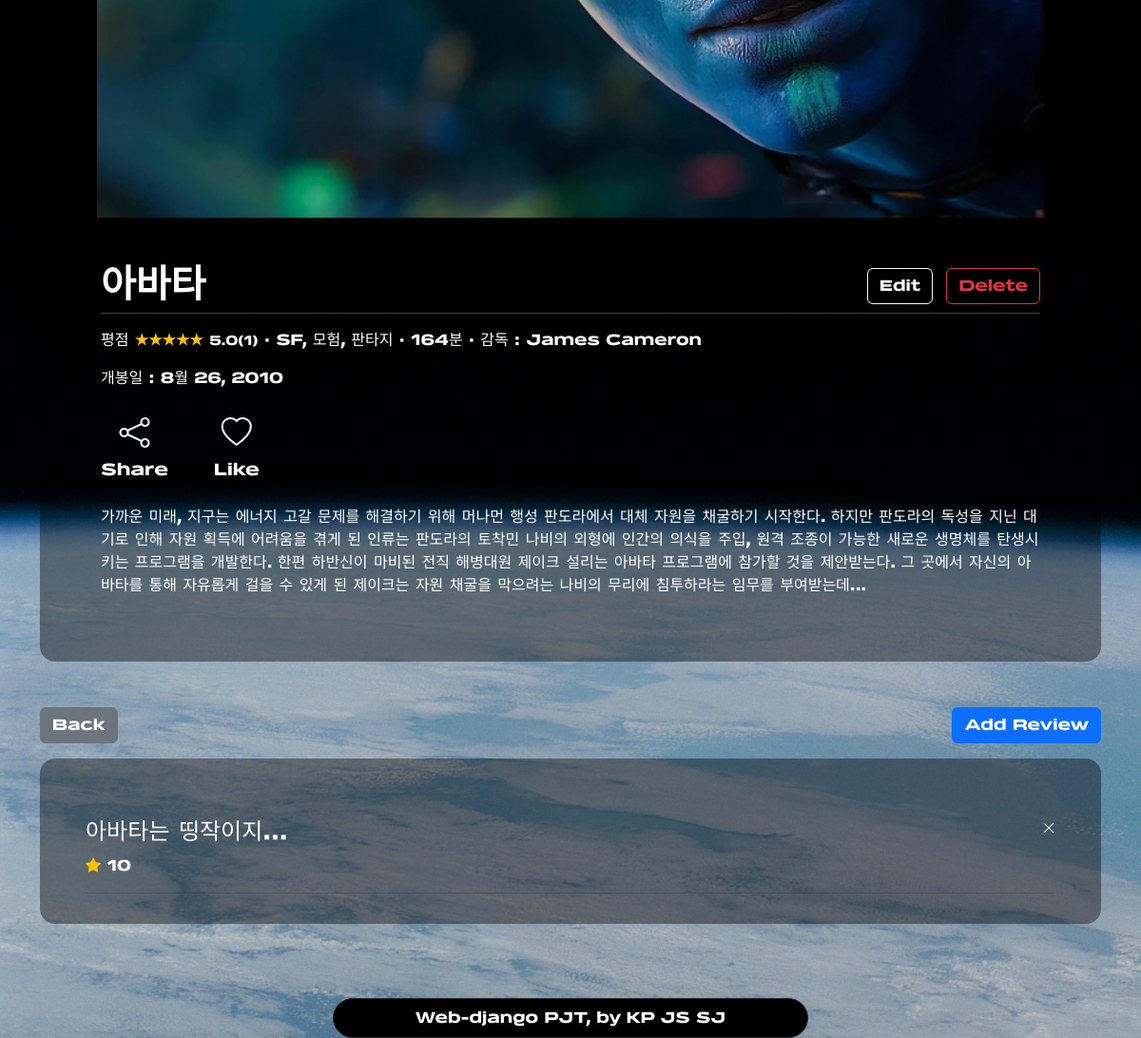
The page /movie/2 (signed in, lower part) on the database as committed earlier.
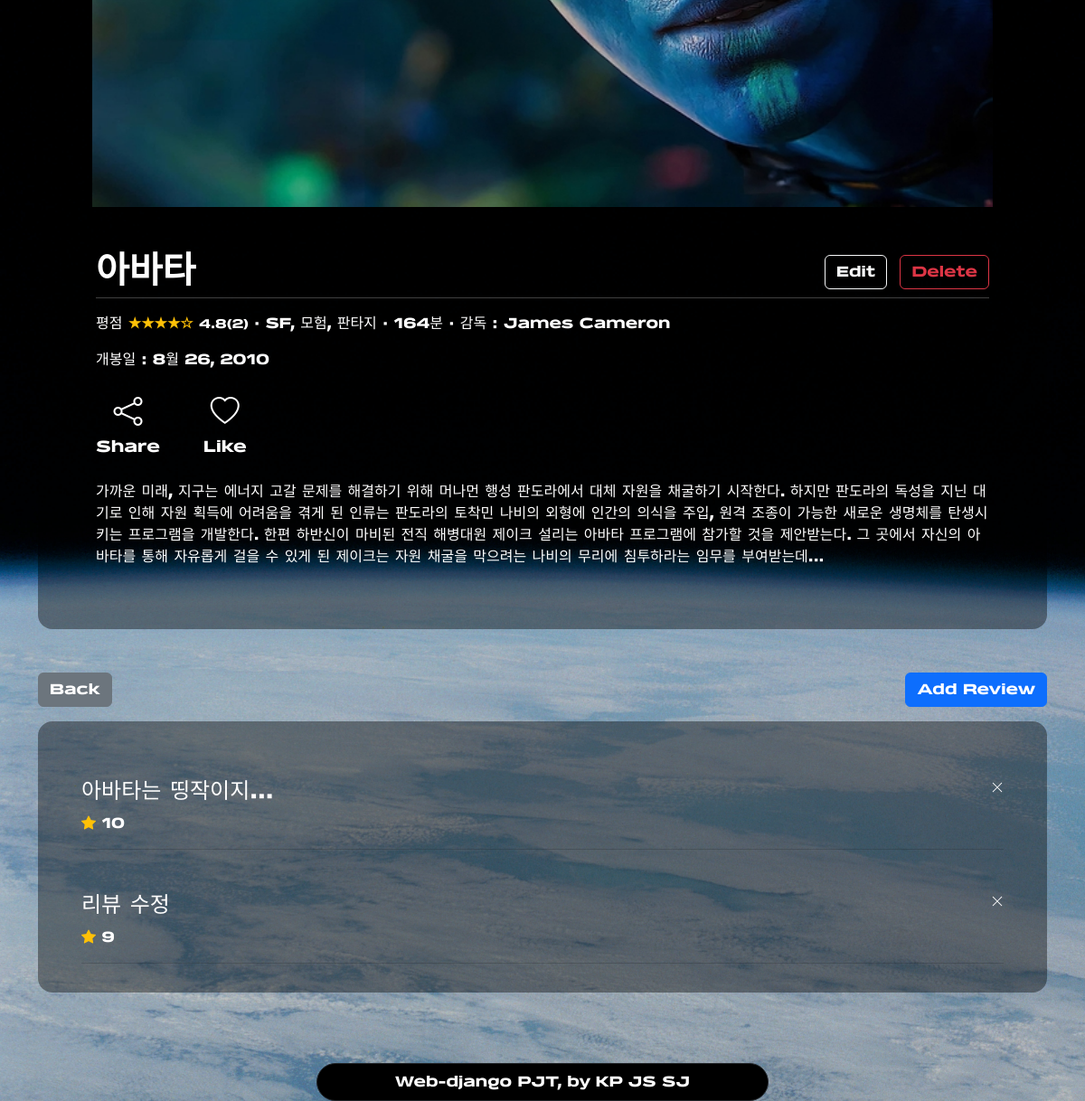
The same page on the database as committed later.
### articles/models.py (models this page shows)
class Review(models.Model):
    title = models.CharField(max_length=30)
    content = models.TextField()
    movie = models.ForeignKey(Movie, on_delete=models.CASCADE)
    grade = models.IntegerField(
        validators=[MinValueValidator(1), MaxValueValidator(10)]
    )
    created_at = models.DateTimeField(auto_now_add=True)
    updated_at = models.DateTimeField(auto_now=True)
    user = models.ForeignKey(settings.AUTH_USER_MODEL, on_delete=models.CASCADE)

### articles/views.py (the view)
# urls.py: path("movie/<int:movie_pk>", views.moviedetail, name="moviedetail"), # 영화 상세보기
@login_required
def moviedetail(request, movie_pk):
    reviews = Review.objects.filter(movie=movie_pk)
    movie = Movie.objects.get(pk=movie_pk)
    grade = reviews.aggregate(avg=Avg("grade"))
    cnt = reviews.count()
    avg = "리뷰 없음"
    star = ""
    if grade["avg"]:
        if grade["avg"] > 9.8:
            star = "★★★★★"
        elif grade["avg"] > 8.8:
            star = "★★★★☆"
        elif grade["avg"] > 7.8:
            star = "★★★★"
        elif grade["avg"] > 6.8:
            star = "★★★☆"
        elif grade["avg"] > 5.8:
            star = "★★★"
        elif grade["avg"] > 4.8:
            star = "★★☆"
        elif grade["avg"] > 3.8:
            star = "★★"
        elif grade["avg"] > 2.8:
            star = "★☆"
        elif grade["avg"] > 1.8:
            star = "★"
        elif grade["avg"] > 0.8:
            star = "☆"
        else:
            avg = ""
        avg = round(grade["avg"] / 2, 1)
    context = {
        "movie": movie,
        "reviews": reviews,
        "star": star,
        "avg": avg,
        "cnt": cnt,
    }
    return render(request, "articles/moviedetail.html", context)

### articles/templates/articles/moviedetail.html (shortened to what this page needs)
{% extends 'base.html' %}
{% load static %}
{% load django_bootstrap5 %}
{% block content %}
  <div class="container my-5">
    <div class="review-back py-1 px-5 rounded-4">
      {% if movie.image %}
        <div class="d-flex justify-content-center">
          <img src="{{ movie.image.url }}" class="container">
        </div>
      {% endif %}
      <section class="my-5 d-flex justify-content-center">
        <div class="container mx-1">
          <div class="d-flex justify-content-between align-items-center">
            <h1 class="text-white fw-bolder m-0">{{ movie.title }}</h1>
            <div>
              <a class=" btn btn-outline-light me-2" href="#">Edit</a>
              <a class=" btn btn-outline-danger" href=" {% url 'articles:movie_delete' movie.pk %} ">Delete</a>
            </div>
          </div>
          <hr class=" mt-1 text-white">
          <p class="text-white">
            <span>평점
              <span class="text-warning fw-bold">{{ star }}</span>
              <span class="small">{{ avg }}({{ cnt }})</span>
            </span>
            <span>·</span>
            <span>{{ movie.jenre }}</span>
            <span>·</span>
            <span>{{ movie.runningtime }}분</span>
            <span>·</span>
            <span>감독 :
              {{ movie.director }}</span>
          </p>
          <p class="text-white">
            <span>개봉일 :
              {{ movie.releasedate }}</span>
          </p>
          <div class="d-flex">
            <div class="text-center me-5 my-2">
              <a class="p-0 btn btn-lg border-0 text-white" href="">
                <span class="bi bi-share fs-2"></span>
                <p class="small">Share</p>
              </a>
            </div>
            <div class="text-center me-4 my-2">
              <a class="p-0 btn btn-lg border-0 text-white" href="">
                <span class="bi bi-heart fs-2"></span>
                <p class="small">Like</p>
              </a>
            </div>
          </div>
          <p class="text-white">{{ movie.summary }}</p>
        </div>
      </section>
    </div>
    <div class="d-flex justify-content-between mb-3 mt-5">
      <a class="btn btn-secondary" href="{% url 'articles:index' %}">Back</a>
      <a class="btn btn-primary" href="{% url 'articles:create' movie.pk %}">Add Review</a>
    </div>
    {% if reviews %}
      <div class="review-back py-3 px-5 rounded-4">
        {% for review in reviews %}
          <div class="d-flex justify-content-between mt-5">
            <a class="text-white text-decoration-none" href="{% url 'articles:detail' review.pk %}">
              <h4 class="f">{{ review.title }}
              </h4>
              <span class="text-white fs-6">
                <i class="bi bi-star-fill text-warning"></i>
                {{ review.grade }}
              </span>
            </a>
            <a href="{% url 'articles:delete' review.pk %}" class="text-white small text-decoration-none">
              <i class="bi bi-x-lg"></i>
            </a>
          </div>
          <hr class="fw-bolder">
        {% endfor %}
      </div>
    {% endif %}
  </div>
{% endblock content %}

Rows that differ between the two databases and show on the page:
added Review: title "리뷰 수정", grade "9"
Other text that changed with them:
{{ star }}: "★★★★★" → "★★★★☆"
{{ avg }}: "5.0" → "4.8"
{{ cnt }}: "1" → "2"
